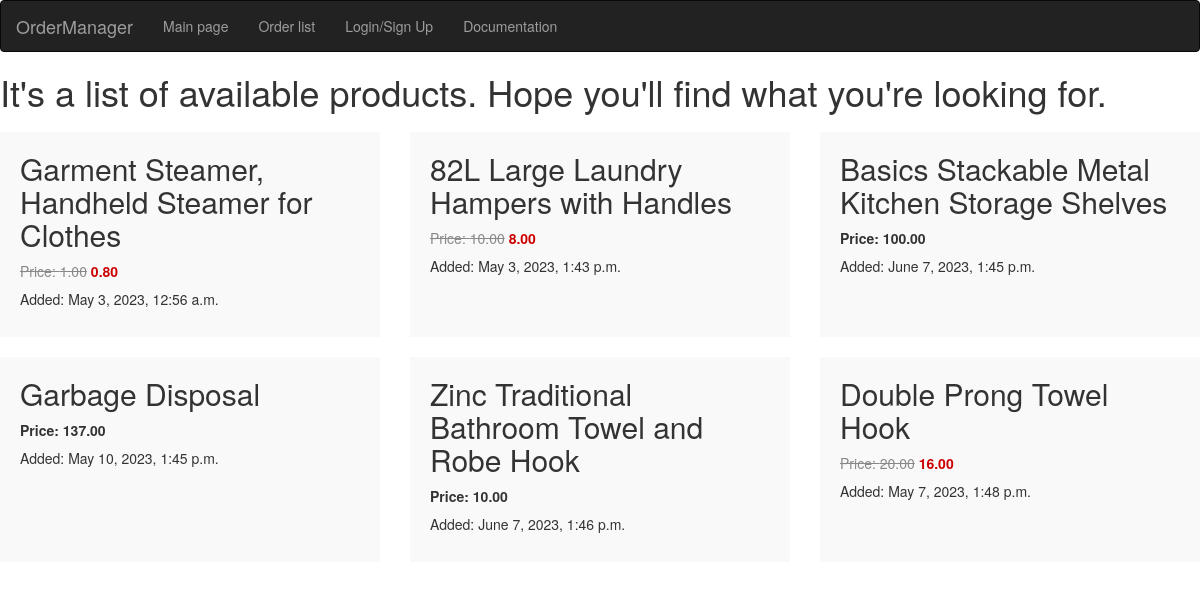
The page / on the database its author committed.
### market/models.py (models this page shows, shortened)
class Product(models.Model):
    name = models.CharField(max_length=150, blank=True, null=True)
    price = models.DecimalField(max_digits=10, decimal_places=2, blank=True, null=True)
    discounted_price = models.DecimalField(
        default=None, max_digits=10, decimal_places=2, blank=True, null=True
    )
    created = models.DateTimeField(
        auto_now_add=False, blank=True, null=True, default=timezone.now
    )

### market/views.py (the view)
# urls.py: path("", views.MainPageView.as_view(), name="main"),
class MainPageView(View):
    def get(self, request):
        products = Product.objects.all()
        context = {"products": products}
        return render(request, "market/main.html", context)

### market/templates/market/main.html (shortened to what this page needs)
{% extends "main.html" %}
{% block content %}
<section>
    {% if products %}
    <h1>It's a list of available products. Hope you'll find what you're looking for.</h1>
    <div class="product-list">
        {% for product in products %}
        <div class="product-item">
            <h2>{{ product.name }}</h2>
            <ul>
                <li>
                    {% if product.discounted_price %}
                    <span class="original-price">Price: {{ product.price }}</span>
                    <span class="discounted-price">{{ product.discounted_price }}</span>
                    {% else %}
                    <span class="price">Price: {{ product.price }}</span>
                    {% endif %}
                </li>
                <li>Added: {{ product.created }}</li>
            </ul>
        </div>
        {% endfor %}
    </div>
    {% else %}
        <h1>No products yet...</h1>
    {% endif %}
</section>
{% endblock %}

### static/styles/main.css (style rules this page uses)
.product-list { display: flex; flex-wrap: wrap; justify-content: space-between; margin-top: 20px; }
.product-item { width: calc(33.33% - 20px); background-color: #f9f9f9; padding: 20px; margin-bottom: 20px; }
.product-item h2 { margin-top: 0; }
.product-item ul { list-style-type: none; margin: 0; padding: 0; }
.product-item li { margin-bottom: 8px; }
.price { font-weight: bold; }
.original-price { text-decoration: line-through; color: #888; }
.discounted-price { color: #c00; font-weight: bold; }

### rows shown on the page
Product: name "Garment Steamer, Handheld Steamer for Clothes", price "1.00", discounted_price "0.80", created "May 3, 2023, 12:56 a.m."
Product: name "82L Large Laundry Hampers with Handles", price "10.00", discounted_price "8.00", created "May 3, 2023, 1:43 p.m."
Product: name "Basics Stackable Metal Kitchen Storage Shelves", price "100.00", created "June 7, 2023, 1:45 p.m."
Product: name "Garbage Disposal", price "137.00", created "May 10, 2023, 1:45 p.m."
Product: name "Zinc Traditional Bathroom Towel and Robe Hook", price "10.00", created "June 7, 2023, 1:46 p.m."
Product: name "Double Prong Towel Hook", price "20.00", discounted_price "16.00", created "May 7, 2023, 1:48 p.m."
